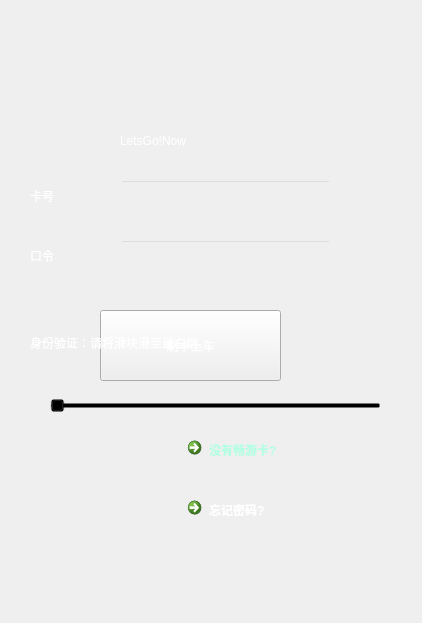
<?xml version="1.0" encoding="UTF-8"?>
<ui version="4.0">
 <class>MainWindow</class>
 <widget class="QMainWindow" name="MainWindow">
  <property name="geometry">
   <rect>
    <x>0</x>
    <y>0</y>
    <width>422</width>
    <height>623</height>
   </rect>
  </property>
  <property name="minimumSize">
   <size>
    <width>422</width>
    <height>623</height>
   </size>
  </property>
  <property name="maximumSize">
   <size>
    <width>422</width>
    <height>623</height>
   </size>
  </property>
  <property name="windowTitle">
   <string>MainWindow</string>
  </property>
  <property name="autoFillBackground">
   <bool>false</bool>
  </property>
  <property name="styleSheet">
   <string notr="true">background-image: url(:/new/prefix1/resourse/login/1.jpg);</string>
  </property>
  <widget class="QWidget" name="centralWidget">
   <widget class="QPushButton" name="pushButton">
    <property name="geometry">
     <rect>
      <x>100</x>
      <y>310</y>
      <width>181</width>
      <height>71</height>
     </rect>
    </property>
    <property name="focusPolicy">
     <enum>Qt::StrongFocus</enum>
    </property>
    <property name="styleSheet">
     <string notr="true">font: 75 16pt &quot;微软雅黑&quot;;
color: rgb(255, 255, 255);
border-color: rgb(202, 202, 202);
</string>
    </property>
    <property name="text">
     <string>刷卡上车</string>
    </property>
   </widget>
   <widget class="QLabel" name="label">
    <property name="geometry">
     <rect>
      <x>120</x>
      <y>100</y>
      <width>321</width>
      <height>81</height>
     </rect>
    </property>
    <property name="styleSheet">
     <string notr="true">font: 75 48pt &quot;AR CARTER&quot;;
background: transparent;
color: rgb(255, 255, 255);

</string>
    </property>
    <property name="text">
     <string>LetsGo!Now</string>
    </property>
   </widget>
   <widget class="QLabel" name="label_2">
    <property name="geometry">
     <rect>
      <x>30</x>
      <y>180</y>
      <width>61</width>
      <height>31</height>
     </rect>
    </property>
    <property name="styleSheet">
     <string notr="true">font: 75 16pt &quot;微软雅黑&quot;;
background: transparent;
color: rgb(255, 255, 255);</string>
    </property>
    <property name="text">
     <string>卡号</string>
    </property>
   </widget>
   <widget class="QLabel" name="label_3">
    <property name="geometry">
     <rect>
      <x>30</x>
      <y>240</y>
      <width>61</width>
      <height>31</height>
     </rect>
    </property>
    <property name="styleSheet">
     <string notr="true">font: 75 16pt &quot;微软雅黑&quot;;
background: transparent;
color: rgb(255, 255, 255);</string>
    </property>
    <property name="text">
     <string>口令</string>
    </property>
   </widget>
   <widget class="QCommandLinkButton" name="commandLinkButton">
    <property name="geometry">
     <rect>
      <x>180</x>
      <y>430</y>
      <width>191</width>
      <height>61</height>
     </rect>
    </property>
    <property name="styleSheet">
     <string notr="true">color: rgb(180, 255, 227);
font: 75 16pt &quot;微软雅黑&quot;;
background: transparent;
</string>
    </property>
    <property name="text">
     <string>没有畅游卡?</string>
    </property>
   </widget>
   <widget class="QCommandLinkButton" name="commandLinkButton_2">
    <property name="geometry">
     <rect>
      <x>180</x>
      <y>490</y>
      <width>201</width>
      <height>51</height>
     </rect>
    </property>
    <property name="styleSheet">
     <string notr="true">font: 75 16pt &quot;微软雅黑&quot;;
background: transparent;
color: rgb(255, 255, 255);</string>
    </property>
    <property name="text">
     <string>忘记密码?</string>
    </property>
   </widget>
   <widget class="QLineEdit" name="lineEdit">
    <property name="geometry">
     <rect>
      <x>120</x>
      <y>180</y>
      <width>211</width>
      <height>31</height>
     </rect>
    </property>
    <property name="styleSheet">
     <string notr="true">font: 75 16pt &quot;微软雅黑&quot;;
background: transparent;</string>
    </property>
   </widget>
   <widget class="QLineEdit" name="lineEdit_2">
    <property name="geometry">
     <rect>
      <x>120</x>
      <y>240</y>
      <width>211</width>
      <height>31</height>
     </rect>
    </property>
    <property name="styleSheet">
     <string notr="true">font: 75 16pt &quot;微软雅黑&quot;;
background: transparent;</string>
    </property>
   </widget>
   <widget class="QLabel" name="label_4">
    <property name="geometry">
     <rect>
      <x>30</x>
      <y>290</y>
      <width>591</width>
      <height>161</height>
     </rect>
    </property>
    <property name="styleSheet">
     <string notr="true">font: 75 16pt &quot;微软雅黑&quot;;
background: transparent;
color: rgb(255, 255, 255);</string>
    </property>
    <property name="text">
     <string>身份验证：请将滑块滑至最右端。



</string>
    </property>
   </widget>
   <widget class="QSlider" name="horizontalSlider">
    <property name="geometry">
     <rect>
      <x>50</x>
      <y>390</y>
      <width>331</width>
      <height>31</height>
     </rect>
    </property>
    <property name="styleSheet">
     <string notr="true">background: transparent;
color: rgb(255, 178, 178);</string>
    </property>
    <property name="orientation">
     <enum>Qt::Horizontal</enum>
    </property>
   </widget>
  </widget>
 </widget>
 <layoutdefault spacing="6" margin="11"/>
 <resources/>
 <connections/>
</ui>
